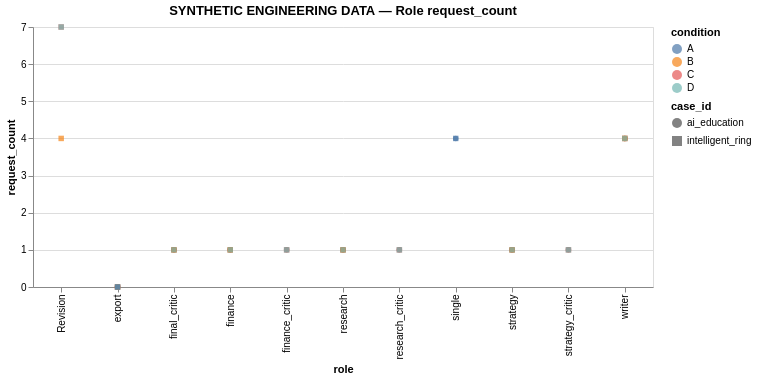

Source (Vega-Lite JSON):
### Vega-Lite specification from a JSON file in a GitHub repository (floating-point values rounded to 4 significant figures)
{"config": {"view": {"continuousWidth": 300, "continuousHeight": 300}}, "data": {"values": [{"case_id": "ai_education", "condition": "A", "role": "single", "value": 4}, {"case_id": "ai_education", "condition": "A", "role": "export", "value": 0}, {"case_id": "ai_education", "condition": "D", "role": "research", "value": 1}, {"case_id": "ai_education", "condition": "D", "role": "strategy", "value": 1}, {"case_id": "ai_education", "condition": "D", "role": "finance", "value": 1}, {"case_id": "ai_education", "condition": "D", "role": "writer", "value": 4}, {"case_id": "ai_education", "condition": "D", "role": "research_critic", "value": 1}, {"case_id": "ai_education", "condition": "D", "role": "strategy_critic", "value": 1}, {"case_id": "ai_education", "condition": "D", "role": "finance_critic", "value": 1}, {"case_id": "ai_education", "condition": "D", "role": "final_critic", "value": 1}, {"case_id": "ai_education", "condition": "D", "role": "export", "value": 0}, {"case_id": "ai_education", "condition": "B", "role": "research", "value": 1}, {"case_id": "ai_education", "condition": "B", "role": "strategy", "value": 1}, {"case_id": "ai_education", "condition": "B", "role": "finance", "value": 1}, {"case_id": "ai_education", "condition": "B", "role": "writer", "value": 4}, {"case_id": "ai_education", "condition": "B", "role": "final_critic", "value": 1}, {"case_id": "ai_education", "condition": "B", "role": "export", "value": 0}, {"case_id": "ai_education", "condition": "C", "role": "research", "value": 1}, {"case_id": "ai_education", "condition": "C", "role": "strategy", "value": 1}, {"case_id": "ai_education", "condition": "C", "role": "finance", "value": 1}, {"case_id": "ai_education", "condition": "C", "role": "writer", "value": 4}, {"case_id": "ai_education", "condition": "C", "role": "research_critic", "value": 1}, {"case_id": "ai_education", "condition": "C", "role": "strategy_critic", "value": 1}, {"case_id": "ai_education", "condition": "C", "role": "finance_critic", "value": 1}, {"case_id": "ai_education", "condition": "C", "role": "final_critic", "value": 1}, {"case_id": "ai_education", "condition": "C", "role": "export", "value": 0}, {"case_id": "intelligent_ring", "condition": "C", "role": "research", "value": 1}, {"case_id": "intelligent_ring", "condition": "C", "role": "strategy", "value": 1}, {"case_id": "intelligent_ring", "condition": "C", "role": "finance", "value": 1}, {"case_id": "intelligent_ring", "condition": "C", "role": "writer", "value": 4}, {"case_id": "intelligent_ring", "condition": "C", "role": "research_critic", "value": 1}, {"case_id": "intelligent_ring", "condition": "C", "role": "strategy_critic", "value": 1}, {"case_id": "intelligent_ring", "condition": "C", "role": "finance_critic", "value": 1}, {"case_id": "intelligent_ring", "condition": "C", "role": "final_critic", "value": 1}, {"case_id": "intelligent_ring", "condition": "C", "role": "Revision", "value": 7}, {"case_id": "intelligent_ring", "condition": "C", "role": "export", "value": 0}, {"case_id": "intelligent_ring", "condition": "B", "role": "research", "value": 1}, {"case_id": "intelligent_ring", "condition": "B", "role": "strategy", "value": 1}, {"case_id": "intelligent_ring", "condition": "B", "role": "finance", "value": 1}, {"case_id": "intelligent_ring", "condition": "B", "role": "writer", "value": 4}, {"case_id": "intelligent_ring", "condition": "B", "role": "final_critic", "value": 1}, {"case_id": "intelligent_ring", "condition": "B", "role": "Revision", "value": 4}, {"case_id": "intelligent_ring", "condition": "B", "role": "export", "value": 0}, {"case_id": "intelligent_ring", "condition": "D", "role": "research", "value": 1}, {"case_id": "intelligent_ring", "condition": "D", "role": "strategy", "value": 1}, {"case_id": "intelligent_ring", "condition": "D", "role": "finance", "value": 1}, {"case_id": "intelligent_ring", "condition": "D", "role": "writer", "value": 4}, {"case_id": "intelligent_ring", "condition": "D", "role": "research_critic", "value": 1}, {"case_id": "intelligent_ring", "condition": "D", "role": "strategy_critic", "value": 1}, {"case_id": "intelligent_ring", "condition": "D", "role": "finance_critic", "value": 1}, {"case_id": "intelligent_ring", "condition": "D", "role": "final_critic", "value": 1}, {"case_id": "intelligent_ring", "condition": "D", "role": "Revision", "value": 7}, {"case_id": "intelligent_ring", "condition": "D", "role": "export", "value": 0}, {"case_id": "intelligent_ring", "condition": "A", "role": "single", "value": 4}, {"case_id": "intelligent_ring", "condition": "A", "role": "export", "value": 0}]}, "mark": {"type": "point", "filled": true}, "encoding": {"color": {"field": "condition", "type": "nominal"}, "shape": {"field": "case_id", "type": "nominal"}, "tooltip": [{"field": "case_id", "type": "nominal"}, {"field": "condition", "type": "nominal"}, {"field": "role", "type": "nominal"}, {"field": "value", "type": "quantitative"}], "x": {"field": "role", "type": "nominal"}, "y": {"field": "value", "title": "request_count", "type": "quantitative"}}, "height": 260, "title": "SYNTHETIC ENGINEERING DATA — Role request_count", "width": 620, "$schema": "https://vega.github.io/schema/vega-lite/v6.4.1.json"}
